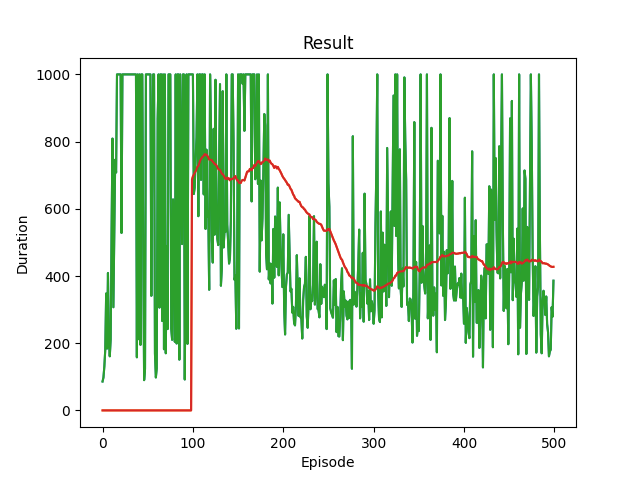

Write Python code to recreate this figure.
import gymnasium as gym
import math
import random
import matplotlib
import matplotlib.pyplot as plt
from collections import namedtuple, deque
from itertools import count

import torch
import torch.nn as nn
import torch.optim as optim
import torch.nn.functional as F


env = gym.make("LunarLander-v3", continuous=False, gravity=-10.0,
                   enable_wind=False, wind_power=15.0, turbulence_power=1.5)

# set up matplotlib
is_ipython = 'inline' in matplotlib.get_backend()
if is_ipython:
    from IPython import display

plt.ion()

# if GPU is to be used
device = torch.device(
    #"mps" if torch.backends.mps.is_available() else
    "cpu"
)

print(device)

Transition = namedtuple('Transition',
                        ('state', 'action', 'next_state', 'reward'))


class ReplayMemory(object):

    def __init__(self, capacity):
        self.memory = deque([], maxlen=capacity)

    def push(self, *args):
        """Save a transition"""
        self.memory.append(Transition(*args))

    def sample(self, batch_size):
        return random.sample(self.memory, batch_size)

    def __len__(self):
        return len(self.memory)
    

class DQN(nn.Module):

    def __init__(self, n_observations, n_actions):
        super(DQN, self).__init__()
        self.layer1 = nn.Linear(n_observations, 128)
        self.layer2 = nn.Linear(128, 128)
        self.layer3 = nn.Linear(128, n_actions)

    # Called with either one element to determine next action, or a batch
    # during optimization. Returns tensor([[left0exp,right0exp]...]).
    def forward(self, x):
        x = F.relu(self.layer1(x))
        x = F.relu(self.layer2(x))
        return self.layer3(x)
    

# BATCH_SIZE is the number of transitions sampled from the replay buffer
# GAMMA is the discount factor as mentioned in the previous section
# EPS_START is the starting value of epsilon
# EPS_END is the final value of epsilon
# EPS_DECAY controls the rate of exponential decay of epsilon, higher means a slower decay
# TAU is the update rate of the target network
# LR is the learning rate of the ``AdamW`` optimizer
BATCH_SIZE = 128
GAMMA = 0.99
EPS_START = 0.9
EPS_END = 0.05
EPS_DECAY = 1000
TAU = 0.005
LR = 1e-4

# Get number of actions from gym action space
n_actions = env.action_space.n
# Get the number of state observations
state, info = env.reset()
n_observations = len(state)

policy_net = DQN(n_observations, n_actions).to(device)
target_net = DQN(n_observations, n_actions).to(device)
target_net.load_state_dict(policy_net.state_dict())

optimizer = optim.AdamW(policy_net.parameters(), lr=LR, amsgrad=True)
memory = ReplayMemory(10000)


steps_done = 0


def select_action(state):
    global steps_done
    sample = random.random()
    eps_threshold = EPS_END + (EPS_START - EPS_END) * \
        math.exp(-1. * steps_done / EPS_DECAY)
    steps_done += 1
    if sample > eps_threshold:
        with torch.no_grad():
            # t.max(1) will return the largest column value of each row.
            # second column on max result is index of where max element was
            # found, so we pick action with the larger expected reward.
            return policy_net(state).max(1).indices.view(1, 1)
    else:
        return torch.tensor([[env.action_space.sample()]], device=device, dtype=torch.long)


episode_durations = []


def plot_durations(show_result=False):
    plt.figure(1)
    durations_t = torch.tensor(episode_durations, dtype=torch.float)
    if show_result:
        plt.title('Result')
    else:
        plt.clf()
        plt.title('Training...')
    plt.xlabel('Episode')
    plt.ylabel('Duration')
    plt.plot(durations_t.numpy())
    # Take 100 episode averages and plot them too
    if len(durations_t) >= 100:
        means = durations_t.unfold(0, 100, 1).mean(1).view(-1)
        means = torch.cat((torch.zeros(99), means))
        plt.plot(means.numpy())

    plt.pause(0.001)  # pause a bit so that plots are updated
    if is_ipython:
        if not show_result:
            display.display(plt.gcf())
            display.clear_output(wait=True)
        else:
            display.display(plt.gcf())

def optimize_model():
    if len(memory) < BATCH_SIZE:
        return
    transitions = memory.sample(BATCH_SIZE)
    batch = Transition(*zip(*transitions))

    non_final_mask = torch.tensor(tuple(map(lambda s: s is not None,
                                          batch.next_state)), device=device, dtype=torch.bool)
    non_final_next_states = torch.cat([s for s in batch.next_state if s is not None]).to(torch.float32)
    state_batch = torch.cat(batch.state).to(torch.float32)
    action_batch = torch.cat(batch.action).to(torch.int64)  # Ensure integer dtype for indexing
    reward_batch = torch.cat(batch.reward).to(torch.float32)

    # Compute Q(s_t, a)
    state_action_values = policy_net(state_batch).gather(1, action_batch)

    # Compute V(s_{t+1}) for all next states
    next_state_values = torch.zeros(BATCH_SIZE, device=device, dtype=torch.float32)
    with torch.no_grad():
        next_state_values[non_final_mask] = target_net(non_final_next_states).max(1).values
    # Compute expected Q values
    expected_state_action_values = (next_state_values * GAMMA) + reward_batch

    # Compute Huber loss
    #criterion = nn.SmoothL1Loss()
    
    # Compute Mean Squared Error (MSE) loss
    criterion = nn.MSELoss()
    loss = criterion(state_action_values, expected_state_action_values.unsqueeze(1))

    # Optimize the model
    optimizer.zero_grad()
    loss.backward()
    torch.nn.utils.clip_grad_value_(policy_net.parameters(), 100)
    optimizer.step()


num_episodes = 1000

for i_episode in range(num_episodes):
    # Initialize the environment and get its state
    state, info = env.reset()
    state = torch.tensor(state, dtype=torch.float32, device=device).unsqueeze(0)
    for t in count():
        action = select_action(state)
        observation, reward, terminated, truncated, _ = env.step(action.item())
        reward = torch.tensor([reward], device=device)
        done = terminated or truncated

        if terminated:
            next_state = None
        else:
            next_state = torch.tensor(observation, dtype=torch.float32, device=device).unsqueeze(0)

        # Store the transition in memory
        memory.push(state, action, next_state, reward)

        # Move to the next state
        state = next_state

        # Perform one step of the optimization (on the policy network)
        optimize_model()

        if done:
            episode_durations.append(t + 1)
            plot_durations()

            # Hard update of the target network
            target_net.load_state_dict(policy_net.state_dict())

            break

print('Complete')
plot_durations(show_result=True)
plt.ioff()
plt.show()
